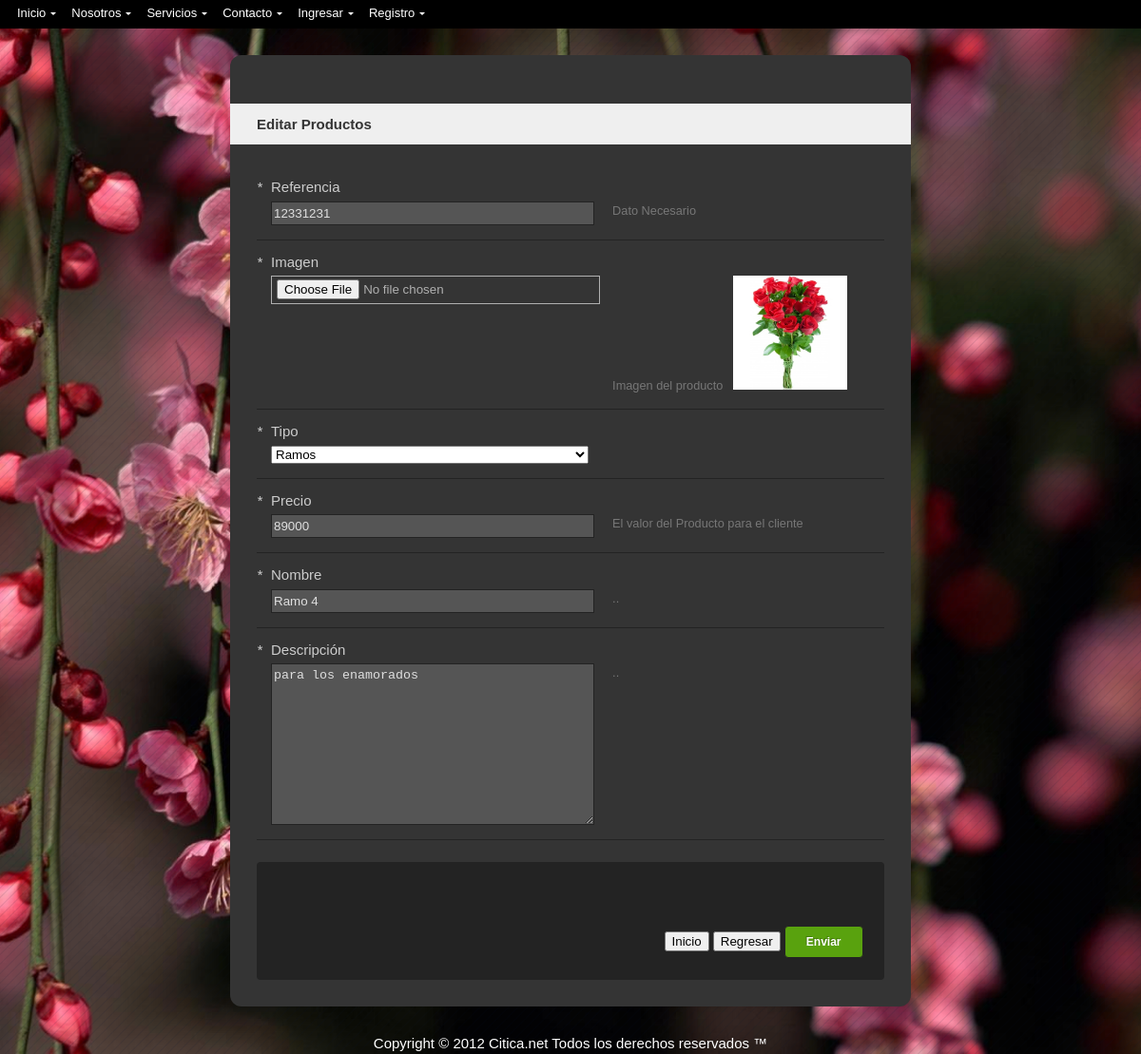
Screenshot of /WebSite/productos/editar.php?id=12331231 with the database file from the repository.
### tables this page shows
CREATE TABLE `catalogo` (
  `Referencia` int(11) NOT NULL,
  `Imagen` varchar(60) NOT NULL,
  `Tipo` varchar(30) NOT NULL,
  `Precio` double NOT NULL,
  `Nombre` varchar(100) NOT NULL,
  `Descripcion` varchar(100) NOT NULL,
  PRIMARY KEY (`Referencia`)
);

### WebSite/productos/editar.php (the view, shortened to what this page needs)
<?php
require_once("../Conexion/con_imag.php");  ?>
<?php
$id=$_GET['id'];
$query_catalogo_imag = "SELECT * FROM catalogo where referencia='".$id."'";
$catalogo_imag = mysql_query($query_catalogo_imag, $con_imag) or die(mysql_error());
$row_catalogo_imag = mysql_fetch_assoc($catalogo_imag);
do {
   $referncias=$row_catalogo_imag['Referencia'];
   $imagen=$row_catalogo_imag['Imagen'];
   $precio=$row_catalogo_imag['Precio'];
   $nombre=$row_catalogo_imag['Nombre'];
   $descripcion=$row_catalogo_imag['Descripcion'];
  } while ($row_catalogo_imag = mysql_fetch_assoc($catalogo_imag));
?>
<!DOCTYPE html PUBLIC "-//W3C//DTD XHTML 1.0 Transitional//EN" "http://www.w3.org/TR/xhtml1/DTD/xhtml1-transitional.dtd">
<html xmlns="http://www.w3.org/1999/xhtml">
<head>
  <link href="../css/uni-form.css" media="screen" rel="stylesheet"/>
    <link href="../css/formulario.css" media="screen" rel="stylesheet"/>
     <link href="../css/dark.uni-form.css" title="Default Style" media="screen" rel="stylesheet"/>
  <link href="../css/estiloFormularios.css"  media="screen" rel="stylesheet"/>
</head>
<body  style="background-image: url(../images/pattern.png), url(../images/6.jpg);">
    <?php    include 'includes/cabecera.php';?>
    <form   method="POST" action="../Clases/Edicion.php" enctype="multipart/form-data" name="form1" id="form1" class="uniForm">
      <fieldset>
          <strong> <h3 style="font-weight: bold">Editar Productos</h3></strong>
        <div class="ctrlHolder">
          <label for="txtReferencia"><em>*</em> Referencia</label>
          <input name="txtReferencia" id="txtReferencia"  size="35" maxlength="30" type="text" value="<?php echo $referncias ;?>" class="textInput required"/>
          <p class="formHint">Dato Necesario</p>
        </div>
        <div class="ctrlHolder">
          <label for="fleImagen"><em>*</em> Imagen</label>
          <input name="fleImagen" id="fleImagen"   class="fileUpload" type="file"/>
          <p class="formHint">Imagen del producto  &nbsp;&nbsp;<img src="<?php echo $imagen ;?>" width="120" height="120"></img></p>
        </div>
        <div class="ctrlHolder">
          <label for="lstTipo"><em>*</em> Tipo</label>
          <select name="lstTipo" id="lstTipo">
          <option value="ramos" selected="selected">Ramos</option>
      </select>
        </div>
        <div class="ctrlHolder">
          <label for="txtPrecio"><em>*</em> Precio</label>
          <input name="txtPrecio" id="txtPrecio" value="<?php echo $precio ;?>" size="35" maxlength="50" type="text" class="textInput required"/>
          <p class="formHint">El valor del Producto para el cliente</p>
        </div>
           <div class="ctrlHolder">
          <label for="txtNombre"><em>*</em> Nombre</label>
          <input name="txtNombre" id="txtNombre" value="<?php echo $nombre ;?>" size="35" maxlength="50" type="text" class="textInput required"/>
          <p class="formHint">..</p>
        </div>
           <div class="ctrlHolder">
               <label for="txtDescripcion"><em>*</em> Descripci&oacute;n</label>
          <textarea name="txtDescripcion" id="txtDescripcion" cols="45" rows="5"><?php echo $descripcion ;?></textarea>
          <p class="formHint">..</p>
        </div>
      </fieldset>
      <div class="buttonHolder">
        <br></br> <a href="../index.php"><button  align ="left" type="button" >Inicio</button> </a>
 <a href="<?=$_SERVER["HTTP_REFERER"]?>"><button  align ="left" type="button" >Regresar</button> </a>
        <button type="submit" name="button" id="button" value="Enviar" class="primaryAction">Enviar</button>
      </div>
</form>
    <center> <?php include 'includes/pie.php';?> </center>
</body>
</html>

### WebSite/css/uni-form.css (style rules this page uses)
.uniForm { margin: 0; padding: 0; position: relative; z-index: 1; }
.uniForm fieldset { border: none; margin: 0; padding: 0; }
.uniForm .ctrlHolder, .uniForm .buttonHolder { margin: 0; padding: 0; clear: both; }
.uniForm:after, .uniForm .buttonHolder:after, .uniForm .ctrlHolder:after, .uniForm .ctrlHolder .multiField:after, .uniForm .inlineLabel:after { content: "."; display: block; height: 0; line-height: 0; font-size: 0; clear: both; min-height: 0; visibility: hidden; }
.uniForm label, .uniForm button { cursor: pointer; }
.uniForm label, .uniForm .label { display: block; float: none; margin: 0 0 .5em 0; padding: 0; line-height: 100%; width: auto; }
.uniForm .textInput, .uniForm .fileUpload, .uniForm .selectInput, .uniForm select, .uniForm textarea { float: left; width: 53%; margin: 0; }
.uniForm .formHint { float: right; width: 43%; margin: 0; clear: none; }
.uniForm label em, .uniForm .label em { float: left; width: 1em; margin: 0 0 0 -1em; }

### WebSite/css/formulario.css (style rules this page uses)
html { color: #343434; font-size: 14px; line-height: 1.5; font-family: "Lucida Sans Unicode", "Lucida Grande", Arial, Verdana, sans-serif; }
a:link, a:visited { text-decoration: none; color: #254a86; }
h1,h2,h3,ul,ol,p { margin: 1.5em 0; }
fieldset h3 { margin: 1.5em -28px; padding: 14px 28px; line-height: 1; background: #efefef; color: #343434; }
.uniForm { width: 55%; background: #fff; margin: 28px auto; padding: 28px; border-radius: 12px; -webkit-border-radius: 12px; -moz-border-radius: 12px; -o-border-radius: 12px; -khtml-border-radius: 12px; }

### WebSite/css/dark.uni-form.css (style rules this page uses)
.uniForm { background: #343434; color: #ccc; font-family: sans-serif; }
.uniForm .ctrlHolder { padding: 1em; border-bottom: 1px solid #232323; }
.uniForm .buttonHolder { background: #232323; text-align: right; margin: 1.5em 0 0 0; padding: 1.5em; border-radius: 4px; -webkit-border-radius: 4px; -moz-border-radius: 4px; -o-border-radius: 4px; -khtml-border-radius: 4px; }
.uniForm .buttonHolder .primaryAction { padding: 10px 22px; line-height: 1; background: #59a20e; border: 1px solid #232323; font-size: 12px; font-weight: bold; color: #fff; border-radius: 4px; -webkit-border-radius: 4px; -moz-border-radius: 4px; -o-border-radius: 4px; -khtml-border-radius: 4px; box-shadow: 1px 1px 0 #232323; -webkit-box-shadow: 1px 1px 0 #232323; -moz-box-shadow: 1px 1px 0 #232323; text-shadow: -1px -1px 0 rgba(0,0,0,.25); }
.uniForm .textInput, .uniForm textarea { padding: 4px 2px; border: 1px solid #232323; background: #555; color: #dfdfdf; }
.uniForm textarea { height: 12em; }
.uniForm .formHint { font-size: .85em; color: #777; }

### WebSite/css/general.css (style rules this page uses)
body { background-color: transparent; background-repeat: repeat, no-repeat; background-position: center center; background-attachment: fixed; -webkit-background-size: auto, cover; -moz-background-size: auto, cover; -o-background-size: auto, cover; background-size: auto, cover; color: #fff; font-family: 'Josefin Slab', Arial, sans-serif; font-size: 15px; }
a { color: #fff; text-decoration: none; }
fieldset { border:none; }

### WebSite/includes/fixedMenu_style2.css (style rules this page uses)
body { padding:0; margin:0; }

### rows the page displays
catalogo: txtReferencia "12331231", Imagen (picture), txtPrecio "89000", txtNombre "Ramo 4", txtDescripcion "para los enamorados"
